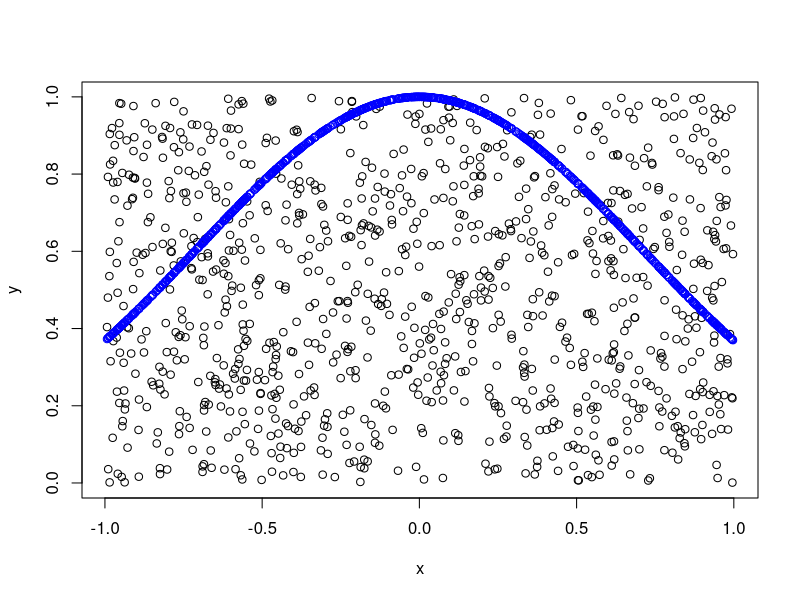
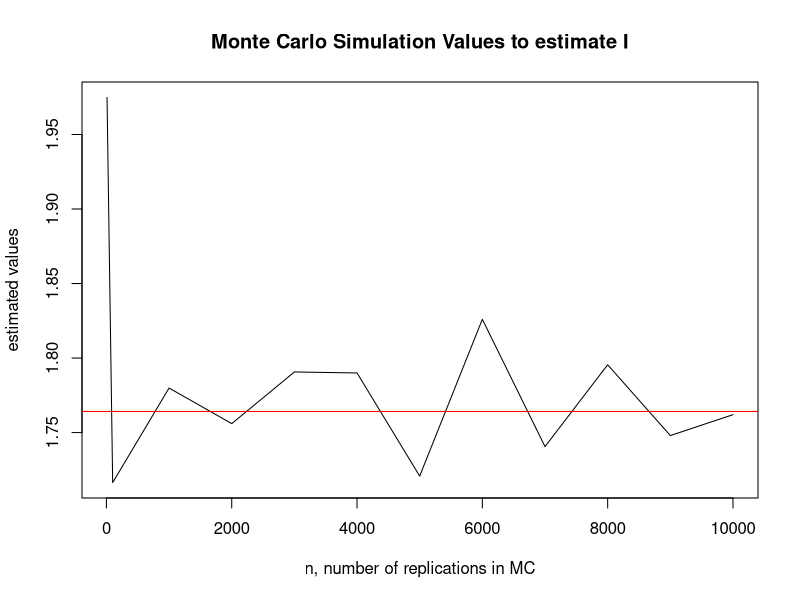
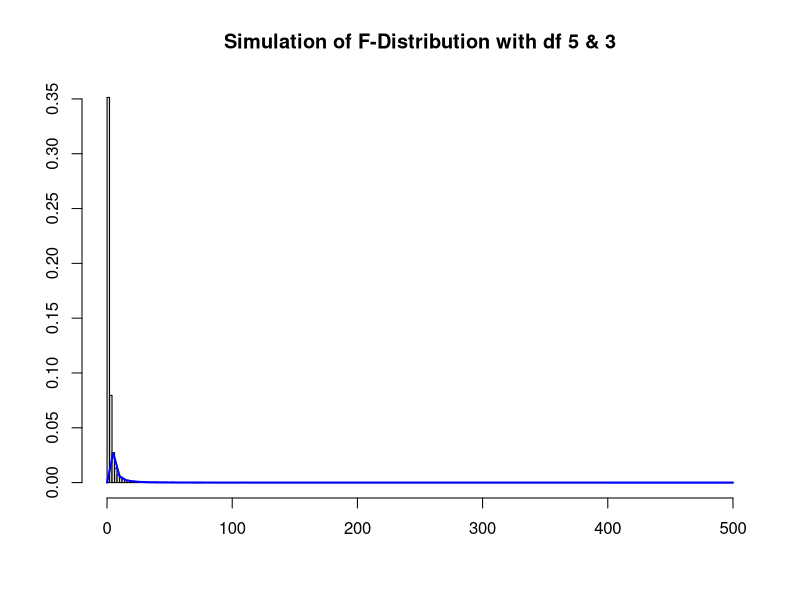
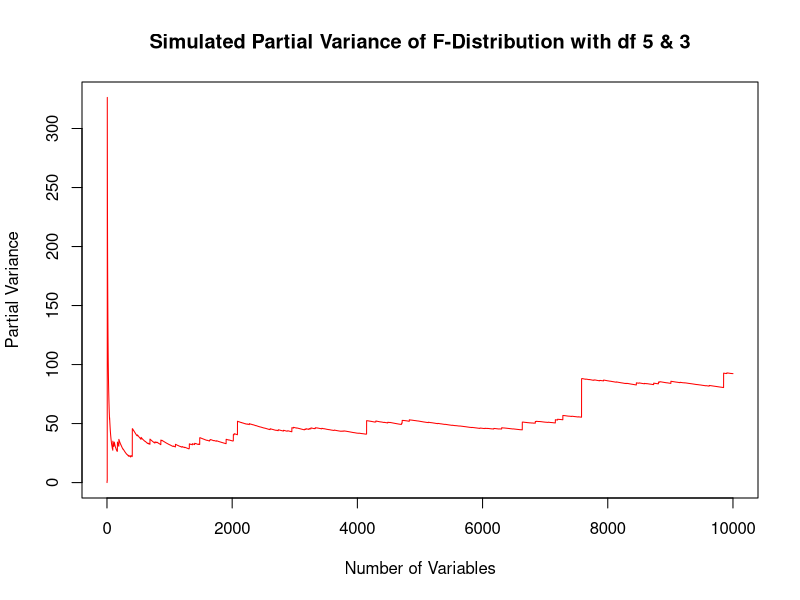

These charts were generated, in order, by the following R code:
## ---- chunk 1
fx <- function(x){1/exp(x^2)}


estim.I = function(n){
  x = runif(n,a,b)
  y = runif(n,0,max(fx(x)))
  if(min(a,b)<0 & max(a,b)>0){
  ra = (abs(a)+abs(b))*abs(max(fx(x)))
  } else {
  ra = abs(abs(a)-abs(b))*abs(max(fx(x)))}
  uc = (fx(x) > y)
  int = ra * sum(uc)/n
  return(int)
}

#a simple visualisation
a=-1
b=1
n=1000
x = runif(n,a,b)
y = runif(n,0,max(fx(x)))


plot(x,y)
points(x,fx(x), col="blue")
  
## ---- chunk 2
n = c(10,100,seq(from = 1000, to = 10000, by = 1000))
set.seed(123)
a=-2
b=2

lst  = c()
for(i in 1:length(n)){
  lst[i] = abs( estim.I(n[i]))
}

int <- integrate(fx,a,b)
plot(n, lst, type = "l" , xlab = 'n, number of replications in MC', ylab = 'estimated values' , main = 'Monte Carlo Simulation Values to estimate I')
abline(h=int$value, col="red")
#Red line shows the value drom the function "intregrate"

## ---- chunk 3
n<-10000
set.seed(1234)
j <- rf(n, 5, 3)

hist(j, breaks = "Scott", xlab = "", ylab = "", probability = T, main = "Simulation of F-Distribution with df 5 & 3")

curve(df(x, 5, 3), 
      col="blue", lwd=2, add=TRUE, yaxt="n")


partmeans <-(cumsum(j))/(1:n)
parvar <- (1/(1:n))* cumsum((j-partmeans)^2)

plot((1:n),parvar, type = "l", col="red",
     main = "Simulated Partial Variance of F-Distribution with df 5 & 3", 
     xlab="Number of Variables", 
     ylab = "Partial Variance")

